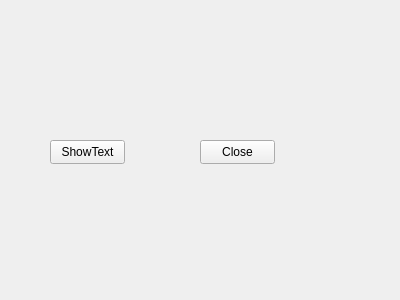
<ui version="4.0" >
 <class>QtTestClass</class>
 <widget class="QWidget" name="QtTestClass" >
  <property name="geometry" >
   <rect>
    <x>0</x>
    <y>0</y>
    <width>400</width>
    <height>300</height>
   </rect>
  </property>
  <property name="windowTitle" >
   <string>QtTest</string>
  </property>
  <widget class="QPushButton" name="pushButton" >
   <property name="geometry" >
    <rect>
     <x>50</x>
     <y>140</y>
     <width>75</width>
     <height>24</height>
    </rect>
   </property>
   <property name="text" >
    <string>ShowText</string>
   </property>
  </widget>
  <widget class="QPushButton" name="pushButton_2" >
   <property name="geometry" >
    <rect>
     <x>200</x>
     <y>140</y>
     <width>75</width>
     <height>24</height>
    </rect>
   </property>
   <property name="text" >
    <string>Close</string>
   </property>
  </widget>
 </widget>
 <layoutdefault spacing="6" margin="11" />
 <resources/>
 <connections>
  <connection>
   <sender>pushButton_2</sender>
   <signal>clicked()</signal>
   <receiver>QtTestClass</receiver>
   <slot>close()</slot>
   <hints>
    <hint type="sourcelabel" >
     <x>237</x>
     <y>151</y>
    </hint>
    <hint type="destinationlabel" >
     <x>199</x>
     <y>149</y>
    </hint>
   </hints>
  </connection>
 </connections>
</ui>
